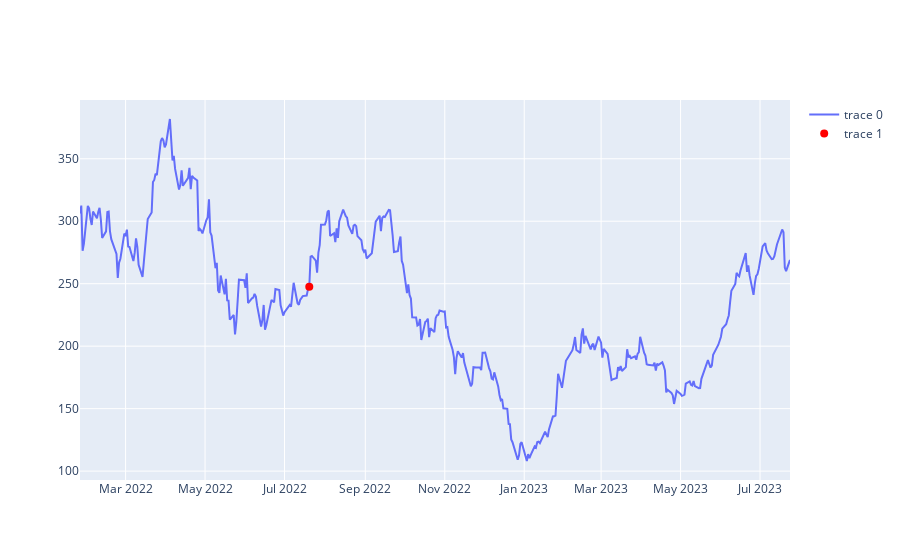

Here is the notebook cell this chart was saved with:
### Code cell
fig.show()

### Figure 1 — Plotly figure (JSON) as saved in the notebook; plotly's stock layout.template omitted (floating-point values rounded to 4 significant figures; data arrays with more than 128 entries replaced by an {"elided": "..."} marker saying what was removed)
{"data": [{"mode": "lines", "type": "scatter", "x": {"elided": "375 str values"}, "y": {"elided": "375 float values"}}, {"marker": {"color": "red", "size": 8}, "mode": "markers", "type": "scatter", "x": ["2022-07-20T00:00:00-04:00"], "y": [247.5]}], "layout": {}}
